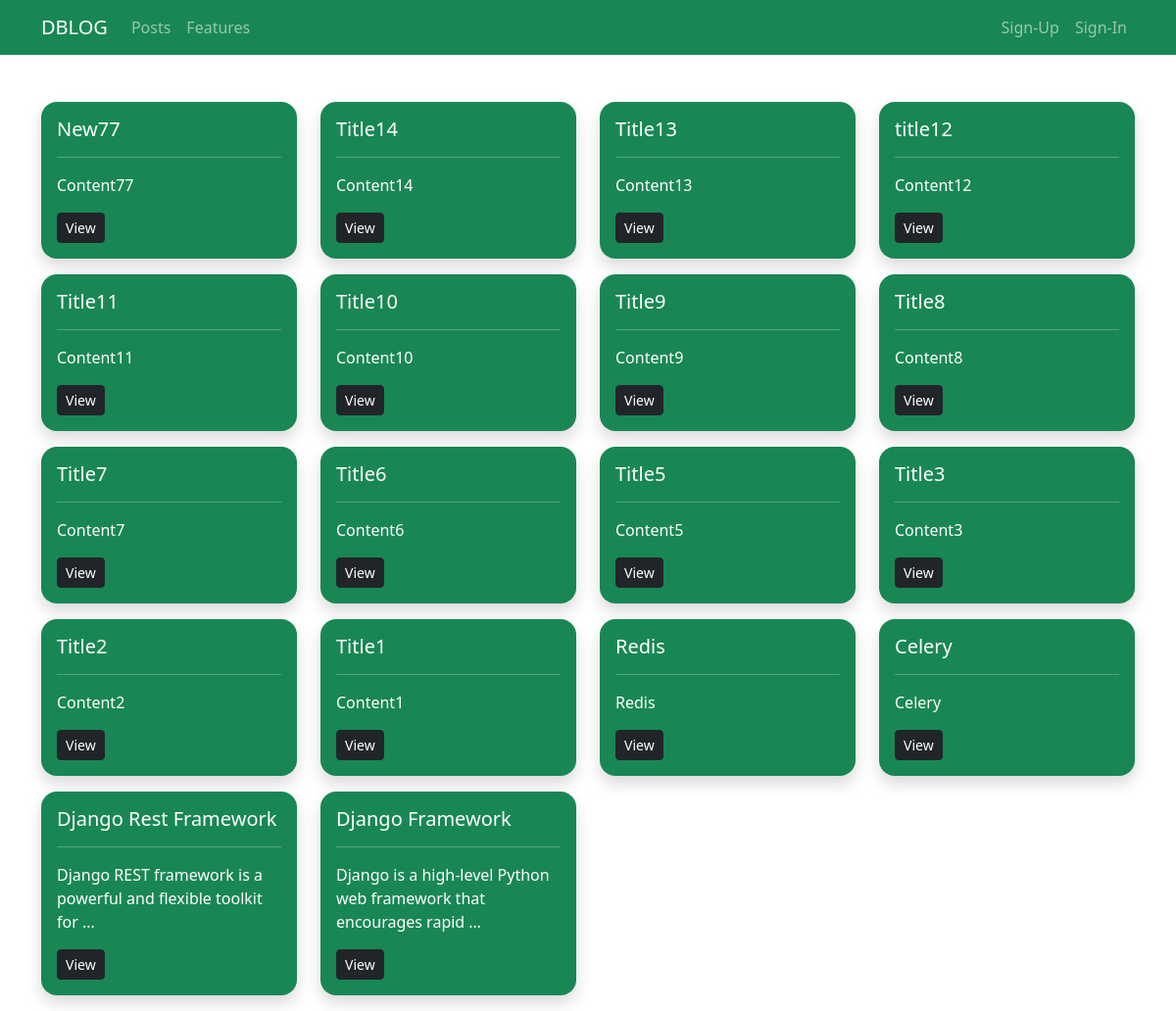
The app's page /posts/, older data.
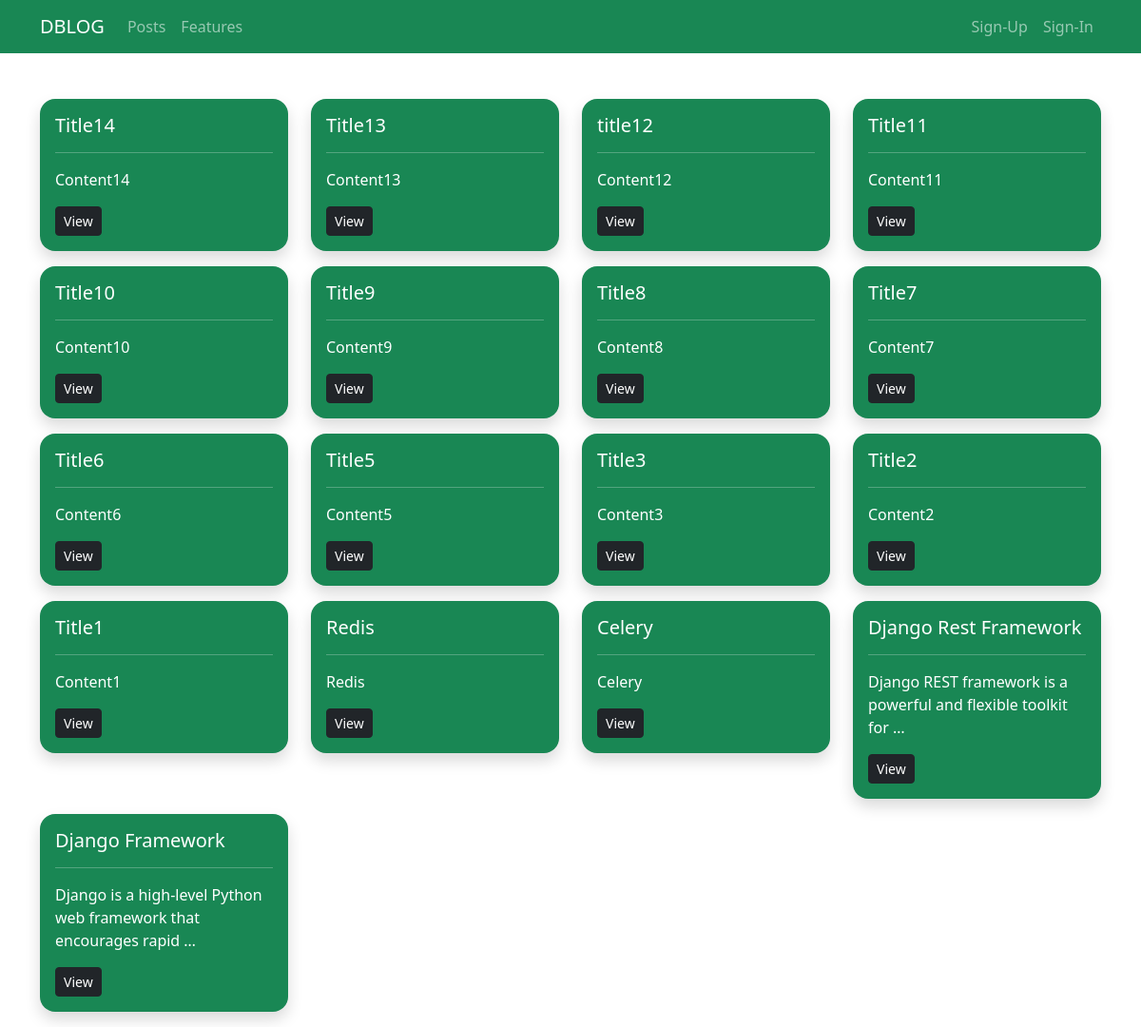
The same page, newer data.
### Blog/models.py (models this page shows, shortened)
class Post(models.Model):
    title = models.CharField(max_length=100, unique=True)
    slug = models.SlugField(max_length=256, unique=True)
    content = models.TextField()
    author = models.ForeignKey(User, on_delete=models.CASCADE)
    date_created = models.DateTimeField(auto_now_add=True)
    date_modified = models.DateTimeField(auto_now=True)
    def get_absolute_url(self):
        return reverse('blog_post', kwargs={'post_slug': self.slug})
    class Meta:
        verbose_name = 'Post'
        verbose_name_plural = 'Posts'
        ordering = ['-date_created']

### Blog/views.py (the view)
# urls.py: path('posts/', PostsView.as_view(), name='blog_posts'),
class PostsView(View):
    template_name = 'blog/posts.html'
    context = {'title': 'Posts'}
    def get(self, request, *args, **kwargs):
        self.context['posts'] = Post.objects.all()
        return render(request=request, template_name=self.template_name, context=self.context)

### Blog/templates/blog/posts.html (shortened to what this page needs)
{% extends 'blog/base.html' %}
{% block content %}
{% if posts %}
<div class="row">
    {% for post in posts %}
    <div class="col-md-3">
        <div class="container p-3 bg-success text-white rounded-4 shadow mb-3">
            <h5>{{ post.title }}</h5>
            <hr>
            <p>{{ post.content|truncatewords:10 }}</p>
            <a class="btn btn-dark btn-sm" href="{{ post.get_absolute_url }}">View</a>
        </div>
    </div>
    {% endfor %}
</div>
{% endif %}
{% endblock content %}

Row changes from the older to the newer data that the page shows:
removed Post: title "New77", content "Content77"
